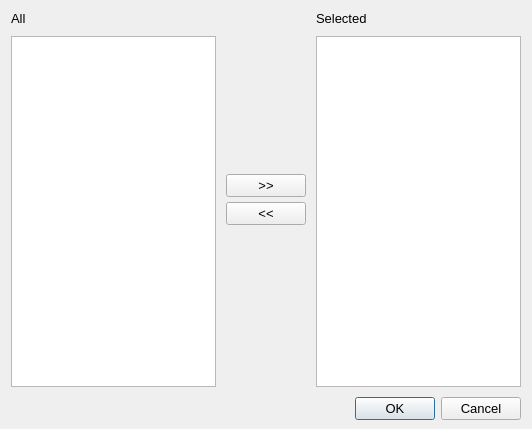
<?xml version="1.0" encoding="UTF-8"?>
<ui version="4.0">
 <class>SelectorDialog</class>
 <widget class="QDialog" name="SelectorDialog">
  <property name="geometry">
   <rect>
    <x>0</x>
    <y>0</y>
    <width>532</width>
    <height>429</height>
   </rect>
  </property>
  <property name="font">
   <font>
    <pointsize>10</pointsize>
   </font>
  </property>
  <property name="windowTitle">
   <string/>
  </property>
  <layout class="QVBoxLayout" name="verticalLayout_4">
   <property name="spacing">
    <number>10</number>
   </property>
   <property name="bottomMargin">
    <number>9</number>
   </property>
   <item>
    <layout class="QHBoxLayout" name="horizontalLayout">
     <item>
      <layout class="QVBoxLayout" name="verticalLayout">
       <item>
        <widget class="QLabel" name="label">
         <property name="text">
          <string>All</string>
         </property>
        </widget>
       </item>
       <item>
        <widget class="QListView" name="lvAllSelections">
         <property name="editTriggers">
          <set>QAbstractItemView::NoEditTriggers</set>
         </property>
        </widget>
       </item>
      </layout>
     </item>
     <item>
      <layout class="QVBoxLayout" name="verticalLayout_3">
       <property name="spacing">
        <number>5</number>
       </property>
       <item>
        <spacer name="verticalSpacer">
         <property name="orientation">
          <enum>Qt::Vertical</enum>
         </property>
         <property name="sizeHint" stdset="0">
          <size>
           <width>20</width>
           <height>40</height>
          </size>
         </property>
        </spacer>
       </item>
       <item>
        <widget class="QPushButton" name="btnAddSelection">
         <property name="toolTip">
          <string>Add to selection</string>
         </property>
         <property name="text">
          <string>&gt;&gt;</string>
         </property>
        </widget>
       </item>
       <item>
        <widget class="QPushButton" name="btnRemoveSelection">
         <property name="toolTip">
          <string>Remove from selection</string>
         </property>
         <property name="text">
          <string>&lt;&lt;</string>
         </property>
        </widget>
       </item>
       <item>
        <spacer name="verticalSpacer_2">
         <property name="orientation">
          <enum>Qt::Vertical</enum>
         </property>
         <property name="sizeHint" stdset="0">
          <size>
           <width>20</width>
           <height>40</height>
          </size>
         </property>
        </spacer>
       </item>
      </layout>
     </item>
     <item>
      <layout class="QVBoxLayout" name="verticalLayout_2">
       <item>
        <widget class="QLabel" name="label_2">
         <property name="text">
          <string>Selected</string>
         </property>
        </widget>
       </item>
       <item>
        <widget class="QListView" name="lvChosenSelections">
         <property name="editTriggers">
          <set>QAbstractItemView::NoEditTriggers</set>
         </property>
        </widget>
       </item>
      </layout>
     </item>
    </layout>
   </item>
   <item>
    <widget class="QDialogButtonBox" name="buttonBox">
     <property name="orientation">
      <enum>Qt::Horizontal</enum>
     </property>
     <property name="standardButtons">
      <set>QDialogButtonBox::Cancel|QDialogButtonBox::Ok</set>
     </property>
    </widget>
   </item>
  </layout>
 </widget>
 <resources/>
 <connections>
  <connection>
   <sender>buttonBox</sender>
   <signal>accepted()</signal>
   <receiver>SelectorDialog</receiver>
   <slot>accept()</slot>
   <hints>
    <hint type="sourcelabel">
     <x>248</x>
     <y>254</y>
    </hint>
    <hint type="destinationlabel">
     <x>157</x>
     <y>274</y>
    </hint>
   </hints>
  </connection>
  <connection>
   <sender>buttonBox</sender>
   <signal>rejected()</signal>
   <receiver>SelectorDialog</receiver>
   <slot>reject()</slot>
   <hints>
    <hint type="sourcelabel">
     <x>316</x>
     <y>260</y>
    </hint>
    <hint type="destinationlabel">
     <x>286</x>
     <y>274</y>
    </hint>
   </hints>
  </connection>
 </connections>
</ui>
